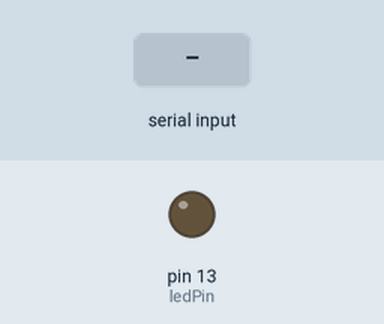
This sketch was run on a simulated Arduino Uno, built with avr-gcc and run on an emulated ATmega328P. On the bench: output pins drawn as LEDs (lit = HIGH). The test bench sets the inputs (shaded band).

Above: at 1.2 s.
1.3 s: "H" received over Serial
At 2.3 s:
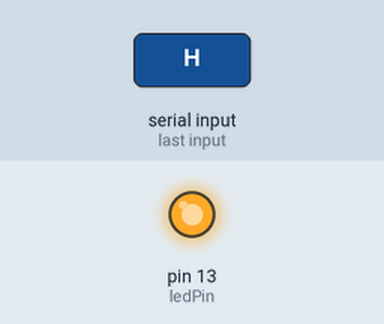
2.8 s: "h" received over Serial
At 3.4 s:
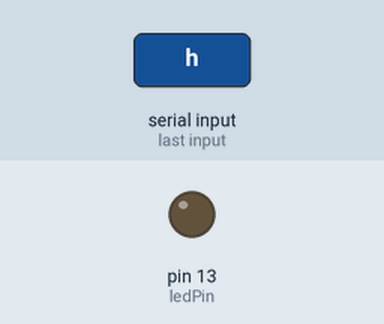
Timing chart, 0 to 5.8 s (numbered marks = the images above; inputs shaded):
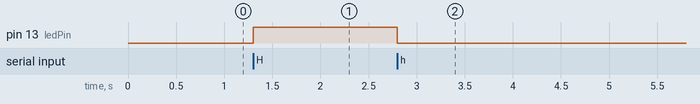

The sketch:

SerialLED.ino
```cpp
const int ledPin = 13;  // Pin for LED (or another device you want to control)

void setup() {
    Serial.begin(9600);
    pinMode(ledPin, OUTPUT);
}

void loop() {
    if (Serial.available() > 0) {
        char command = Serial.read();  // Read the incoming byte as a char

        // Respond to specific key presses
        if (command == 'H') {
            digitalWrite(ledPin, HIGH);  // Turn on LED
        }
        else if (command == 'h') {
            digitalWrite(ledPin, LOW);  // Turn off LED
        }
        // Add more responses for other keys here
    }
}
```

Measured:
- after the input at 1.3 s, pin 13 (ledPin): LOW → HIGH at once
- after the input at 2.8 s, pin 13 (ledPin): HIGH → LOW at once
